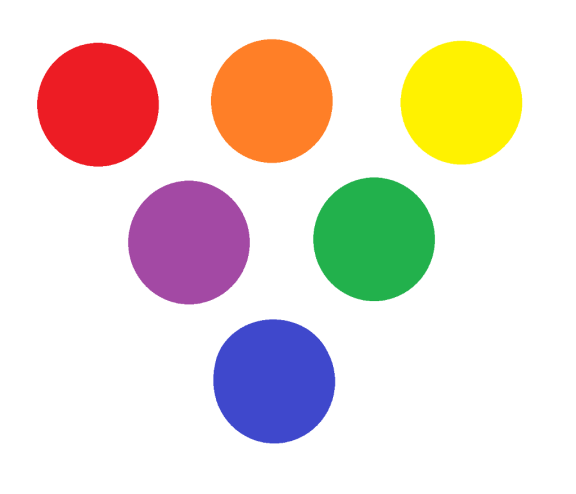
#> input picture computer_vision/images/circles.png, 576 x 494 px, found by its file name
$ python image_copy.py
#> lines starting #> are read from the running program, lines starting #| are printed output that depends on the picture
import cv2
import numpy as np
import matplotlib.image as mpimg
import matplotlib.pyplot as plt

in_img = mpimg.imread("images\\circles.png", 1)
#> in_img is the input picture: shape (494, 576, 3) float32; mean R, G, B 0.915, 0.868, 0.835
img = np.copy(in_img)
img = cv2.resize(img, (32, 32))
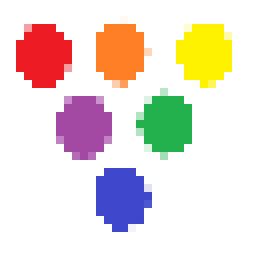
#> img: shape (32, 32, 3) float32 (shown 8 times larger); mean R, G, B 0.915, 0.867, 0.837

plt.imshow(img)
plt.show()

hsv = cv2.cvtColor(img, cv2.COLOR_RGB2HSV)
#> hsv: shape (32, 32, 3) float32; mean H, S, V 49.3, 0.2, 1
lower_range = np.array([160, 100, 100])
upper_range = np.array([180, 255, 255])
mask = cv2.inRange(hsv, lower_range, upper_range)
#> mask: shape (32, 32); every value is 0
plt.imshow(mask, cmap= 'gray')
plt.show()

#masked image
masked_img = np.copy(img)
masked_img[mask == 0] = [0,0,0]
#> masked_img: shape (32, 32, 3) float32; every value is 0

plt.imshow(masked_img)
plt.show()

gray_img = cv2.cvtColor(masked_img, cv2.COLOR_RGB2GRAY)
#> gray_img: shape (32, 32) float32; every value is 0
plt.imshow(gray_img, cmap="gray")
plt.show()


h,s,v = cv2.split(hsv)
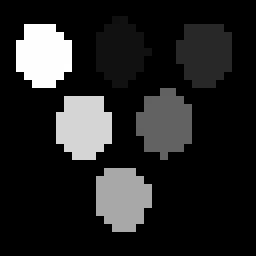
#> h: shape (32, 32) float32 (shown 8 times larger); min 0, max 357.9, mean 49.3; drawn with min black and max white
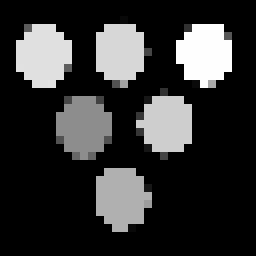
#> s: shape (32, 32) float32 (shown 8 times larger); min 0, max 1, mean 0.197
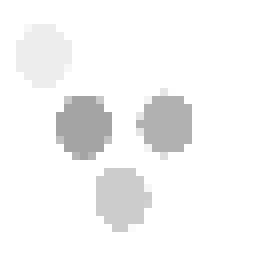
#> v: shape (32, 32) float32 (shown 8 times larger); min 0.643, max 1, mean 0.961
# Visualize the individual color channels
f, (ax1, ax2, ax3, ax4) = plt.subplots(1, 4, figsize=(10,5))
ax1.set_title('Image')
ax1.imshow(masked_img, cmap='gray')

ax2.set_title('H channel')
ax2.imshow(h, cmap='gray')

ax3.set_title('S channel')
ax3.imshow(s, cmap='gray')

ax4.set_title('V channel')
ax4.imshow(v, cmap = "gray")
plt.show()

def hsv_histograms(rgb_image):
    # Convert to HSV
    hsv = cv2.cvtColor(rgb_image, cv2.COLOR_RGB2HSV)
    h,s,v = cv2.split(hsv)
    # Create color channel histograms
    h_hist = np.histogram(h, bins=32, range=(0, 180))
    s_hist = np.histogram(s, bins=32, range=(0, 255))
    v_hist = np.histogram(v, bins=32, range=(0, 255))

    # Generating bin centers
    bin_edges = h_hist[1]
#> bin_edges = 33 values from 0 to 180
    print (bin_edges[0:len(bin_edges)])
#| [  0.      5.625  11.25   16.875  22.5    28.125  33.75   39.375  45.
#|   50.625  56.25   61.875  67.5    73.125  78.75   84.375  90.     95.625
#|  101.25  106.875 112.5   118.125 123.75  129.375 135.    140.625 146.25
#|  151.875 157.5   163.125 168.75  174.375 180.   ]
    bin_centers = (bin_edges[1:]  + bin_edges[0:-1])/2
#> bin_centers = 32 values from 2.81 to 177.2
    print (bin_centers)
#| [  2.8125   8.4375  14.0625  19.6875  25.3125  30.9375  36.5625  42.1875
#|   47.8125  53.4375  59.0625  64.6875  70.3125  75.9375  81.5625  87.1875
#|   92.8125  98.4375 104.0625 109.6875 115.3125 120.9375 126.5625 132.1875
#|  137.8125 143.4375 149.0625 154.6875 160.3125 165.9375 171.5625 177.1875]

    # Plot a figure with all three histograms
    fig = plt.figure(figsize=(12,3))
    plt.subplot(131)
    plt.bar(bin_centers, h_hist[0])
    plt.xlim(0, 180)
    plt.title('H Histogram')
    plt.subplot(132)
    plt.bar(bin_centers, s_hist[0])
    plt.xlim(0, 200)
    plt.title('S Histogram')
    plt.subplot(133)
    plt.bar(bin_centers, v_hist[0])
    plt.xlim(0, 200)
    plt.title('V Histogram')
    plt.show()
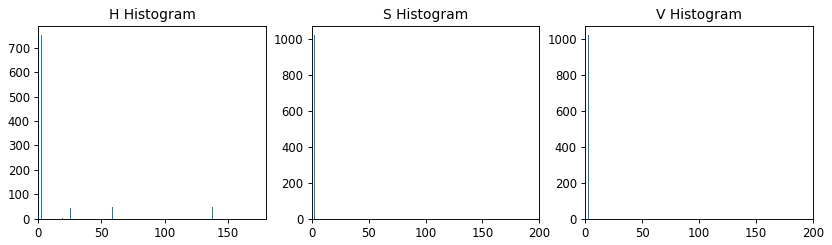
#> figure drawn by matplotlib, 3 panels; panel 1: tallest bar 753 high, from x = 2.41 to 3.21; panel 2: tallest bar 1024 high, from x = 2.41 to 3.21; panel 3: tallest bar 1024 high, from x = 2.41 to 3.21

    return h_hist, s_hist, v_hist

h_pic, s_pic, v_pic = hsv_histograms(img)
print (np.argmax(v_pic[0]))
#| 0

hsv = cv2.cvtColor(masked_img, cv2.COLOR_RGB2HSV)
v_pic_sum = np.sum(hsv[:,:,2][:,:], axis=0)
#> v_pic_sum = 32 values from 0 to 0
plt.plot(v_pic_sum)
plt.show()
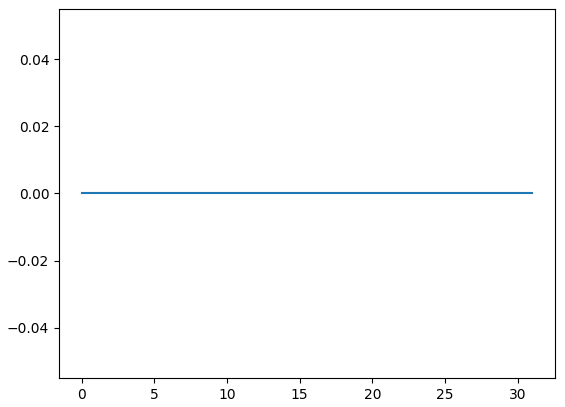
#> figure drawn by matplotlib, 1 panel

# 3x3 array for edge detection
high_pass = np.array([[0, -1, 0],
                   [-1, 4, -1],
                   [0, -1, 0]])

filtered_img = cv2.filter2D(gray_img, -1, high_pass)
plt.imshow(filtered_img, cmap="gray")
plt.show()
